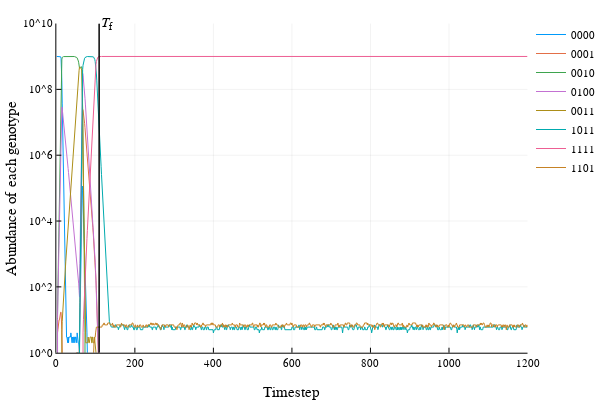

The cell this chart's notebook holds for it:
### Markdown cell above
CTX followed by SAM:

### Code cell
landscape_set = [(barlow[:CTX], 60), (barlow[:SAM], 1140)]
criticaltimes, trace = run_simulation_specific(landscape_set, "0000", 1200)
plot_abundance(trace, criticaltimes, ["0000", "0001", "0010", "0100", "0011", "1011", "1101", "1111"], vlines=1) #0100

### Figure 1 — Plotly figure (JSON) as saved in the notebook; plotly's stock layout.template omitted (floating-point values rounded to 4 significant figures; data arrays with more than 128 entries replaced by an {"elided": "..."} marker saying what was removed)
{"data": [{"colorbar": {"title": ""}, "line": {"color": "rgba(0, 154, 250, 1.000)", "dash": "solid", "shape": "linear", "width": 1}, "mode": "lines", "name": "0000", "showlegend": true, "type": "scatter", "x": {"elided": "1200 int values"}, "xaxis": "x1", "y": {"elided": "1200 int values"}, "yaxis": "y1"}, {"colorbar": {"title": ""}, "line": {"color": "rgba(227, 111, 71, 1.000)", "dash": "solid", "shape": "linear", "width": 1}, "mode": "lines", "name": "0001", "showlegend": true, "type": "scatter", "x": {"elided": "1200 int values"}, "xaxis": "x1", "y": {"elided": "1200 int values"}, "yaxis": "y1"}, {"colorbar": {"title": ""}, "line": {"color": "rgba(62, 164, 78, 1.000)", "dash": "solid", "shape": "linear", "width": 1}, "mode": "lines", "name": "0010", "showlegend": true, "type": "scatter", "x": {"elided": "1200 int values"}, "xaxis": "x1", "y": {"elided": "1200 int values"}, "yaxis": "y1"}, {"colorbar": {"title": ""}, "line": {"color": "rgba(195, 113, 210, 1.000)", "dash": "solid", "shape": "linear", "width": 1}, "mode": "lines", "name": "0100", "showlegend": true, "type": "scatter", "x": {"elided": "1200 int values"}, "xaxis": "x1", "y": {"elided": "1200 int values"}, "yaxis": "y1"}, {"colorbar": {"title": ""}, "line": {"color": "rgba(172, 142, 24, 1.000)", "dash": "solid", "shape": "linear", "width": 1}, "mode": "lines", "name": "0011", "showlegend": true, "type": "scatter", "x": {"elided": "1200 int values"}, "xaxis": "x1", "y": {"elided": "1200 int values"}, "yaxis": "y1"}, {"colorbar": {"title": ""}, "line": {"color": "rgba(0, 170, 174, 1.000)", "dash": "solid", "shape": "linear", "width": 1}, "mode": "lines", "name": "1011", "showlegend": true, "type": "scatter", "x": {"elided": "1200 int values"}, "xaxis": "x1", "y": {"elided": "1200 int values"}, "yaxis": "y1"}, {"colorbar": {"title": ""}, "line": {"color": "rgba(237, 94, 147, 1.000)", "dash": "solid", "shape": "linear", "width": 1}, "mode": "lines", "name": "1111", "showlegend": true, "type": "scatter", "x": {"elided": "1200 int values"}, "xaxis": "x1", "y": {"elided": "1200 int values"}, "yaxis": "y1"}, {"colorbar": {"title": ""}, "line": {"color": "rgba(198, 130, 37, 1.000)", "dash": "solid", "shape": "linear", "width": 1}, "mode": "lines", "name": "1101", "showlegend": true, "type": "scatter", "x": {"elided": "1200 int values"}, "xaxis": "x1", "y": {"elided": "1200 int values"}, "yaxis": "y1"}, {"fill": "tozeroy", "fillcolor": "rgba(198, 130, 37, 1.000)", "line": {"color": "rgba(0, 0, 0, 1.000)", "dash": "solid", "width": 1}, "mode": "lines", "name": "Time to fixation", "showlegend": false, "type": "scatter", "x": [109, 109, 109], "xaxis": "x1", "y": [1, 10000000000, 1], "yaxis": "y1"}], "layout": {"annotations": [{"font": {"color": "rgba(0, 0, 0, 1.000)", "family": "sans-serif", "size": 14}, "rotation": 0, "showarrow": false, "text": "<i>T</i><sub>f</sub>", "x": 109, "xanchor": "left", "xref": "x1", "y": 10, "yanchor": "middle", "yref": "y1"}], "height": 400, "legend": {"bgcolor": "rgba(255, 255, 255, 1.000)", "bordercolor": "rgba(0, 0, 0, 1.000)", "font": {"color": "rgba(0, 0, 0, 1.000)", "family": "sans-serif", "size": 11}, "x": 1, "y": 1}, "margin": {"b": 20, "l": 0, "r": 0, "t": 20}, "paper_bgcolor": "rgba(255, 255, 255, 1.000)", "plot_bgcolor": "rgba(255, 255, 255, 1.000)", "showlegend": true, "width": 600, "xaxis1": {"anchor": "y1", "domain": [0.1061, 0.9934], "gridcolor": "rgba(0, 0, 0, 0.100)", "gridwidth": 0.5, "linecolor": "rgba(0, 0, 0, 1.000)", "mirror": false, "range": [0, 1200], "showgrid": true, "showline": true, "showticklabels": true, "tickangle": 0, "tickcolor": "rgb(0, 0, 0)", "tickfont": {"color": "rgba(0, 0, 0, 1.000)", "family": "sans-serif", "size": 11}, "tickmode": "array", "ticks": "inside", "ticktext": ["0", "200", "400", "600", "800", "1000", "1200"], "tickvals": [0, 200, 400, 600, 800, 1000, 1200], "title": "Timestep", "titlefont": {"color": "rgba(0, 0, 0, 1.000)", "family": "sans-serif", "size": 15}, "type": "-", "visible": true, "zeroline": false, "zerolinecolor": "rgba(0, 0, 0, 1.000)"}, "yaxis1": {"anchor": "x1", "domain": [0.07581, 0.9902], "gridcolor": "rgba(0, 0, 0, 0.100)", "gridwidth": 0.5, "linecolor": "rgba(0, 0, 0, 1.000)", "mirror": false, "range": [0, 10], "showgrid": true, "showline": true, "showticklabels": true, "tickangle": 0, "tickcolor": "rgb(0, 0, 0)", "tickfont": {"color": "rgba(0, 0, 0, 1.000)", "family": "sans-serif", "size": 11}, "tickmode": "array", "ticks": "inside", "ticktext": ["10^0", "10^2", "10^4", "10^6", "10^8", "10^10"], "tickvals": [1, 100, 10000, 1000000, 100000000, 10000000000], "title": "Abundance of each genotype", "titlefont": {"color": "rgba(0, 0, 0, 1.000)", "family": "sans-serif", "size": 15}, "type": "log", "visible": true, "zeroline": false, "zerolinecolor": "rgba(0, 0, 0, 1.000)"}}}
